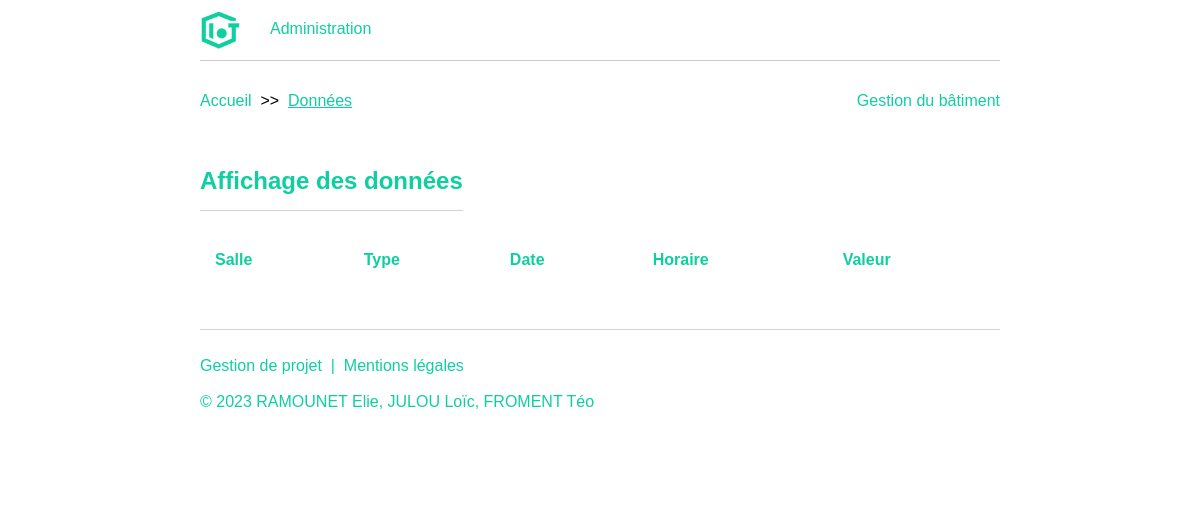
Before: /site/sensors.php with the older database file.
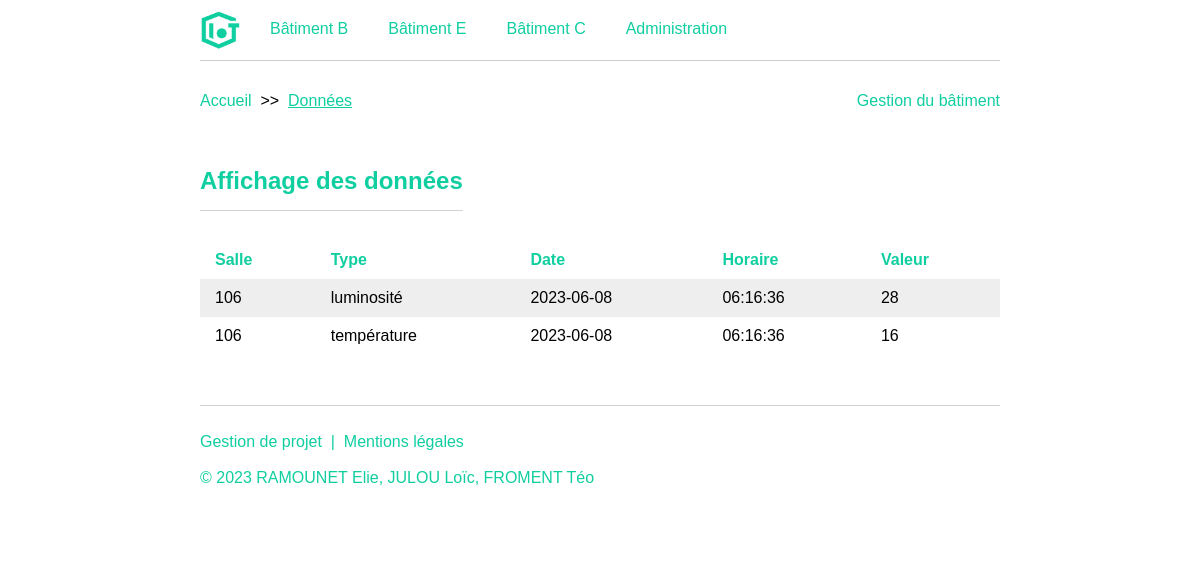
After: the same page with the newer database file.
### tables this page shows
CREATE TABLE `Batiment` (
  `id_bat` tinyint(4) NOT NULL,
  `nom_bat` varchar(1) NOT NULL,
  `login_gest` varchar(25) NOT NULL,
  `password_gest` varchar(64) NOT NULL
);

CREATE TABLE `Mesure` (
  `id_mes` mediumint(9) NOT NULL,
  `id_capt` tinyint(4) NOT NULL,
  `date_mes` date NOT NULL,
  `horaire_mes` time NOT NULL,
  `valeur_mes` decimal(10,0) NOT NULL
);

CREATE TABLE `Capteur` (
  `id_capt` tinyint(4) NOT NULL,
  `id_bat` tinyint(4) NOT NULL,
  `nom_capt` varchar(25) NOT NULL,
  `type_capt` varchar(25) NOT NULL
);

### site/sensors.php (the view, shortened to what this page needs)
<?php
	require('inc/db.php');
	require('inc/functions.php');
	$buildings_query = mysqli_query($db, 'SELECT id_bat, nom_bat FROM Batiment');
	$buildings = mysqli_fetch_all($buildings_query);
  html_header(
    'SAE 23 - Affichage des données',
    'Affichage des données de capteurs d\'un bâtiment'
  );
  html_nav($buildings);
?>
<p>
  <a href="index.php" title="Retour à l'accueil">Accueil</a> &nbsp;>>&nbsp;
  <a href="#" title="Données">Données</a>
  <a class="management-link" href="management.php">Gestion du bâtiment</a></p>
<h2 class='title'>Affichage des données</h2>
<main>
  <div class='table-responsive'>
    <table>
      <tr>
        <th>Salle</th><th>Type</th><th>Date</th><th>Horaire</th><th>Valeur</th>
      </tr>
    <?php
      $data = mysqli_query(
        $db,
        'SELECT m.id_mes, m.id_capt, c.nom_capt, m.date_mes, m.horaire_mes, m.valeur_mes
        FROM Mesure m
        JOIN (
            SELECT id_capt, MAX(id_mes) AS max_id_mes
            FROM Mesure
            GROUP BY id_capt
        ) last_measurement ON m.id_capt = last_measurement.id_capt AND m.id_mes = last_measurement.max_id_mes
        JOIN Capteur c ON m.id_capt = c.id_capt
        WHERE c.id_bat = ' . $_SESSION['b']);
      while ($ligne = mysqli_fetch_assoc($data))
      {
        ?>
        <tr>
          <td><?php echo substr($ligne['nom_capt'], 1, 3) ?></td>
          <td><?php echo substr($ligne['nom_capt'], 5) ?></td>
          <td><?php echo $ligne['date_mes'] ?></td>
          <td><?php echo $ligne['horaire_mes'] ?></td>
          <td><?php echo $ligne['valeur_mes'] ?></td>
        </tr>
        <?php
      }
    ?>
    </table>
  </div>
</main>
<?php
html_footer();
?>

### site/inc/functions.php (shortened to what this page needs)
<?php
	function html_header($title, $description) {
		echo "<!DOCTYPE html>
		<html>
		<head>
			<meta charset='utf-8'>
			<meta name='viewport' content='width=device-width, initial-scale=1'>
			<meta name='description' content=\"$description\">
			<meta name='author' content='RAMOUNET Elie, JULOU Loïc, FROMENT Téo'>
			<link type='text/css' rel='stylesheet' href='css/style.css'>
			<title>$title</title>
		</head>
		<body>";
	}
	function html_nav($buildings) {
		$nav = '<nav>
		<img alt="Logo d\'IoT" src="./img/logo.png" class="logo">';
		foreach($buildings as $building)
			$nav = $nav . '<a href="sensors.php?b=' . $building[0] . '">Bâtiment ' . $building[1] . '</a>';
		$nav = $nav . '<a href="admin.php">Administration</a>';
		echo $nav . '</nav>';
	}
	function html_footer() {
		echo "<footer>
		<p><a href='project.php'>Gestion de projet</a>&nbsp; | &nbsp;<a href='legal.php'>Mentions légales</a>
			<p>&copy; 2023 RAMOUNET Elie, JULOU Loïc, FROMENT Téo</p>
			</footer>
		</body>
		</html>";
	}
?>

### site/css/style.css (style rules this page uses)
:root { --black: #051923; --green: #0fcea0; }
* { font-family: sans-serif, arial; box-sizing: border-box; }
html { scroll-behavior: smooth; }
body { margin: 0 400px 0; }
h2 { margin: 40px 0 30px; color: var(--green); }
.title { border-bottom: 1px solid lightgray; padding-bottom: 15px; display: inline-block; }
footer { padding: 10px 0 50px; color: var(--green); border-top: 1px solid lightgray; margin-top: 50px; }
a { color: var(--green); text-decoration: none; }
nav { padding: 10px 0; border-bottom: 1px solid #ccc; margin-bottom: 30px; display: flex; position: sticky; top: 0; z-index: 9; background-color: white; }
.logo { width: 40px; margin-right: 20px; }
nav a { display: inline-block; padding: 10px; border-radius: 3px; margin-right: 20px; }
a[href='#'] { text-decoration: underline; }
table { width: 100%; border-collapse: collapse; }
.table-responsive { overflow: auto; }
tr:nth-of-type(even) { background-color: #eee; }
th { text-align: left; color: var(--green); }
th, td { padding: 10px 15px; }
.management-link { float:right }
p { line-height: 1.25; text-align: justify; }
@media all and (max-width: 1466px) { body { margin: 0 200px 0; } }

Changed rows visible on the page:
added batiment: nom_bat "B"
added batiment: nom_bat "E"
added batiment: nom_bat "C"
added mesure: id_capt.nom_capt "106", id_capt.nom_capt "luminosité", date_mes "2023-06-08", horaire_mes "06:16:36", valeur_mes "28"
added mesure: id_capt.nom_capt "106", id_capt.nom_capt "température", date_mes "2023-06-08", horaire_mes "06:16:36", valeur_mes "16"
Other visible differences:
text now shown: "Bâtiment Bâtiment Bâtiment"
